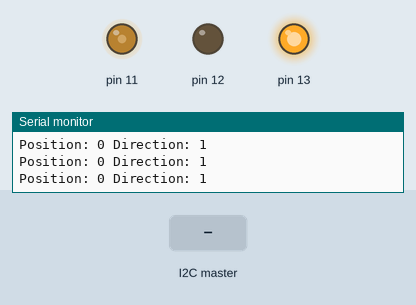
This sketch was run on a simulated Arduino Uno, built with avr-gcc and run on an emulated ATmega328P. On the bench: output pins drawn as LEDs (lit = HIGH), the last lines printed to the serial monitor. The inputs (shaded band) are chosen by the test bench.

Above: at 1.2 s.
1.3 s: the I2C master sends the byte 200
At 2.1 s:
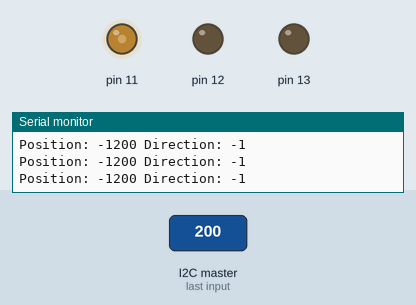
2.8 s: the I2C master sends the byte 1
At 3.6 s:
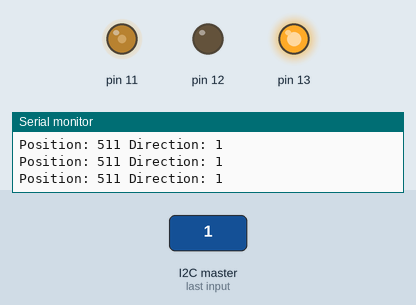
Timing chart, 0 to 5.8 s (numbered marks = the images above; inputs shaded):
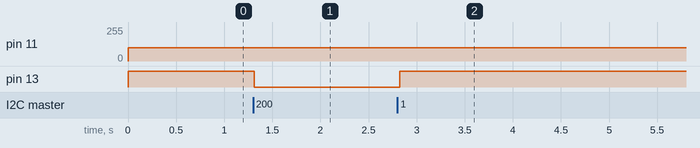

The sketch:

slave.ino
```cpp
#include <Wire.h>

volatile int16_t pos = 0;
const int16_t minPos = -1200;  // Minimum encoder position
const int16_t maxPos = 1200;   // Maximum encoder position
// long prevT = 0;
// float eprev = 0;
// float eintegral = 0;


void setup() {
  Wire.begin(8);
  Wire.onReceive(receiveEvent);
  // Wire.onRequest(requestEvent);
  Serial.begin(9600);
  pinMode(13, OUTPUT);
  pinMode(12, OUTPUT);
  pinMode(11, OUTPUT);
}

void receiveEvent(int bytes) {
  while (Wire.available()) {
    // Serial.println("connection available");
    uint8_t highByte = Wire.read();
    uint8_t lowByte = Wire.read();
    pos = (highByte << 8) | lowByte;
    // Serial.println(pos);

    if (pos > maxPos) pos = maxPos;
    if (pos < minPos) pos = minPos;
  }
}

void setMotor(int dir, int speed) {
  if (dir == 1) {
    digitalWrite(13, HIGH);
    analogWrite(11, speed);
    // digitalWrite(12, LOW);
  } else if (dir == -1) {
    digitalWrite(13, LOW);
    analogWrite(11, speed);
    // digitalWrite(12, HIGH);
  } else {
    digitalWrite(13, LOW);
    analogWrite(11, 0);
    // digitalWrite(12, LOW);
  }
  // speed = map(xL, 0, 127, 0, 255);
}

void loop() {
  // target position
  // int target = 1200;

  // // PID
  // float kp = 1;
  // float kd = 0;
  // float ki = 0;

  // // time difference
  // long currT = micros();

  // float deltaT = ((float)(currT - prevT)) / 1.0e6;
  // prevT = currT;

  // //error
  // int e = target - pos;

  // // derivative
  // float dedt = (e - eprev) / (deltaT);

  // // integral
  // eintegral = eintegral + e * deltaT;

  // // control signal
  // float u = kp * e + kd * dedt + ki * eintegral;

  // // motor power
  // float pwr = fabs(u);
  // if (pwr > 255) {
  //   pwr = 255;
  // }

  int dir = 0;
  int n;

  // // motor direction
  // if (u < 0) {
  //   dir = -1;
  // }

  // int speed = map(abs(pos), 0, 1200, 0, 255);
  dir = (pos >= 0) ? 1 : -1;
  setMotor(dir, 100);

  // store previous error
  // eprev = e;

  // Serial.print(target);
  // Serial.print(" ");
  // Serial.print(pos);
  // Serial.println();

  Serial.print("Position: ");
  Serial.print(pos);
  Serial.print(" Direction: ");
  Serial.println(dir);
  // Serial.print(" Speed: ");
  // Serial.println(speed);
}


// void requestEvent() {
//   Wire.write("Hello, Master");
// }
```

Measured:
- after the input at 1.3 s, pin 13: HIGH → LOW at once
- after the input at 2.8 s, pin 13: LOW → HIGH at once
